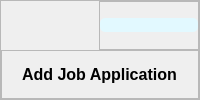
               <widget class="QFrame" name="frame_3">
                <property name="minimumSize">
                 <size>
                  <width>0</width>
                  <height>70</height>
                 </size>
                </property>
                <property name="frameShape">
                 <enum>QFrame::StyledPanel</enum>
                </property>
                <property name="frameShadow">
                 <enum>QFrame::Raised</enum>
                </property>
                <layout class="QVBoxLayout" name="verticalLayout_16">
                 <property name="spacing">
                  <number>0</number>
                 </property>
                 <property name="leftMargin">
                  <number>0</number>
                 </property>
                 <property name="topMargin">
                  <number>0</number>
                 </property>
                 <property name="rightMargin">
                  <number>0</number>
                 </property>
                 <property name="bottomMargin">
                  <number>0</number>
                 </property>
                 <item alignment="Qt::AlignRight">
                  <widget class="QFrame" name="frame_31">
                   <property name="minimumSize">
                    <size>
                     <width>100</width>
                     <height>0</height>
                    </size>
                   </property>
                   <property name="frameShape">
                    <enum>QFrame::StyledPanel</enum>
                   </property>
                   <property name="frameShadow">
                    <enum>QFrame::Raised</enum>
                   </property>
                   <layout class="QGridLayout" name="gridLayout_20">
                    <property name="leftMargin">
                     <number>0</number>
                    </property>
                    <property name="topMargin">
                     <number>0</number>
                    </property>
                    <property name="rightMargin">
                     <number>0</number>
                    </property>
                    <property name="bottomMargin">
                     <number>0</number>
                    </property>
                    <property name="spacing">
                     <number>0</number>
                    </property>
                    <item row="0" column="0">
                     <widget class="QPushButton" name="pushButton_7">
                      <property name="styleSheet">
                       <string notr="true">QPushButton {
            border: none; 
            border-radius: 5px; 
			background-color: rgb(226, 249, 255)
        }
        QPushButton:pressed {
            background-color:rgb(226, 249, 255);
        }
</string>
                      </property>
                      <property name="text">
                       <string/>
                      </property>
                      <property name="icon">
                       <iconset resource="resource.qrc">
                        <normaloff>:/icon/images/save.svg</normaloff>:/icon/images/save.svg</iconset>
                      </property>
                      <property name="iconSize">
                       <size>
                        <width>100</width>
                        <height>30</height>
                       </size>
                      </property>
                      <property name="flat">
                       <bool>true</bool>
                      </property>
                     </widget>
                    </item>
                   </layout>
                  </widget>
                 </item>
                 <item>
                  <widget class="QFrame" name="frame_30">
                   <property name="frameShape">
                    <enum>QFrame::StyledPanel</enum>
                   </property>
                   <property name="frameShadow">
                    <enum>QFrame::Raised</enum>
                   </property>
                   <layout class="QGridLayout" name="gridLayout_19">
                    <item row="0" column="0" alignment="Qt::AlignHCenter">
                     <widget class="QLabel" name="label_5">
                      <property name="font">
                       <font>
                        <family>Arial</family>
                        <pointsize>12</pointsize>
                        <weight>75</weight>
                        <bold>true</bold>
                       </font>
                      </property>
                      <property name="text">
                       <string>Add Job Application</string>
                      </property>
                     </widget>
                    </item>
                   </layout>
                  </widget>
                 </item>
                </layout>
               </widget>
